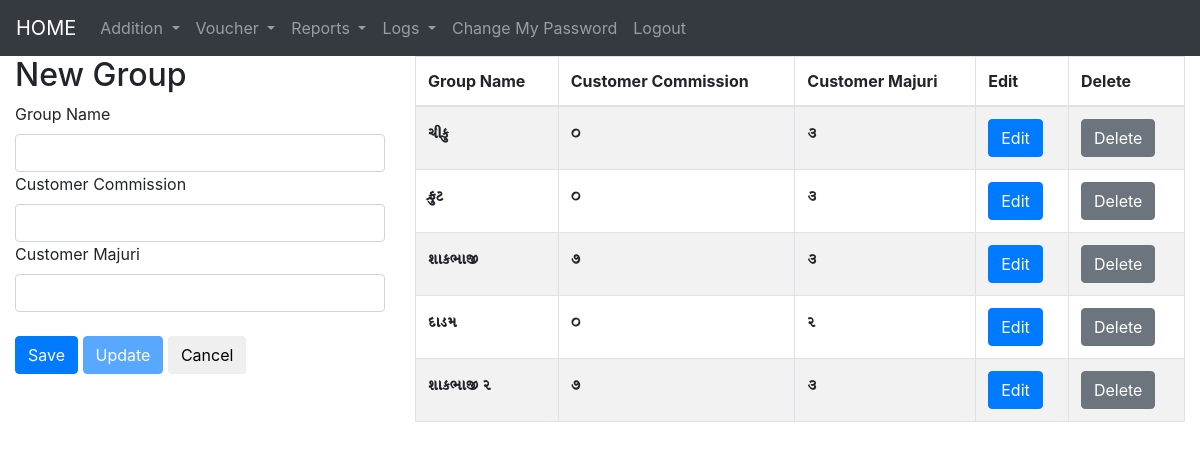
The page /new_group.php (signed in) on the database its author committed.
### tables this page shows
CREATE TABLE `groups` (
  `g_id` int(11) NOT NULL,
  `g_name` varchar(100) NOT NULL,
  `g_customer_com` float NOT NULL,
  `g_customer_wage` float NOT NULL
);

### new_group.php (the view, shortened to what this page needs)
<?php
if(!isset($_SESSION['u_id'])){
	header('location:index.php');
}else{
	?>
	<!DOCTYPE html>
	<html>
	<head>
		<link rel="stylesheet" href="css/bootstrap.min.css">
		<link rel="stylesheet" type="text/css" href="css/guj_input.css">
	</head>
	<body>
		<?php include "include/navbar.php"; ?>
		<div class="container-fluid">
			<div class="row">
				<div class="col-md-4">
					<h2>New Group</h2>
					<form class="form-horizontal" method="post" action="php/group_add.php">
						<label class="control-label">Group Name</label>
						<div class="">
							<input type="text" name="g_g_name" class="form-control guj">
						</div>
						<label class="control-label">Customer Commission</label>
						<div class="">
							<input type="text" name="g_customer_com" class="form-control guj">
						</div>
						<label class="control-label">Customer Majuri</label>
						<div class="">
							<input type="text" name="g_customer_wage" class="form-control guj">
						</div>
						<br>
						<div class="form-group">
							<div class="form-actions">
								<button type="submit" id="saveButton" class="btn btn-primary pull-left">Save</button>
								<button class="btn btn-primary" id="updateButton" disabled>Update</button>
								<button type="reset" class="btn btn-default pull-right">Cancel</button>
							</div>
						</div>
					</form>
				</div>
				<div class="col-md-8">
					<table class="table table-bordered table-striped" style="width: 100%">
						<thead>
							<th>Group Name</th>
							<th>Customer Commission</th>
							<th>Customer Majuri</th>
							<th>Edit</th>
							<th>Delete</th>
						</thead>
						<?php
						$db = new Database();
						$conn = $db->connect();
						$sql = "select * from groups";
						$res = $conn->query($sql);
						?>
						<tbody id="tbody">
							<?php while ($row = $res->fetch_assoc()) {
								?>
								<tr>
									<td class="guj"><?php echo $row['g_name'] ?></td>
									<td class="guj"><?php echo $row['g_customer_com'] ?></td>
									<td class="guj"><?php echo $row['g_customer_wage'] ?></td>
									<td><button class="btn btn-primary" onclick="groupEdit(<?php echo $row['g_id']; ?>)">Edit</button></td>
									<td><button class="btn btn-secondary" onclick="groupDelete(<?php echo $row['g_id']; ?>)">Delete</button></td>
								</tr>
								<?php
							} ?>
						</tbody>
					</table>
				</div>
			</div>
		</div>
	</body>
</html>
<?php
}
?>

### include/navbar.php (shortened to what this page needs)
<nav class="navbar navbar-expand-sm bg-dark navbar-dark">
	<a class="navbar-brand" href="dashboard.php">HOME</a>
	<div class="collapse navbar-collapse" id="collapsibleNavbar">
		<ul class="navbar-nav">
			<li class="nav-item dropdown">
				<a class="nav-link dropdown-toggle" href="#" id="navbardrop" data-toggle="dropdown">
					Addition
				</a>
			</li>
			<li class="nav-item dropdown">
				<a class="nav-link dropdown-toggle" href="#" id="navbardrop" data-toggle="dropdown">
					Voucher
				</a>
			</li>
			<li class="nav-item dropdown">
				<a class="nav-link dropdown-toggle" href="#" id="navbardrop" data-toggle="dropdown">
					Reports
				</a>
			</li>
			<?php
			if($_SESSION['u_type'] == 2){
				?>
				<li class="nav-item dropdown">
					<a class="nav-link dropdown-toggle" href="#" id="navbardrop" data-toggle="dropdown">
						Logs
					</a>
				</li>
				<?php
			}
			?>
			<li class="nav-item">
				<a class="nav-link" href="change_pass.php">Change My Password</a>
			</li>
			<li class="nav-item pull-right">
				<a class="nav-link" href="logout.php">Logout</a>
			</li>
		</ul>
	</div>
</nav>

### css/guj_input.css (style rules this page uses)
.guj,input[type="search"],td[class*="guj"] { font-family: 'Saumilguj2'; font-weight: bold; font-size: 18px; }

### rows shown on the page
groups: g_name "caIku", g_customer_com "0", g_customer_wage "3"
groups: g_name "f`uT", g_customer_com "0", g_customer_wage "3"
groups: g_name "SaakBaaP", g_customer_com "7", g_customer_wage "3"
groups: g_name "daDma", g_customer_com "0", g_customer_wage "2"
groups: g_name "SaakBaaP 2", g_customer_com "7", g_customer_wage "3"
